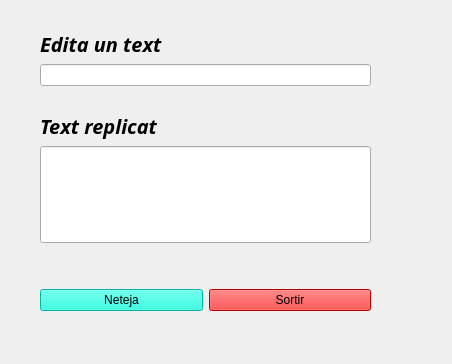
<?xml version="1.0" encoding="UTF-8"?>
<ui version="4.0">
 <class>EcoDeText</class>
 <widget class="QWidget" name="EcoDeText">
  <property name="geometry">
   <rect>
    <x>0</x>
    <y>0</y>
    <width>452</width>
    <height>364</height>
   </rect>
  </property>
  <property name="windowTitle">
   <string>EcoDeText</string>
  </property>
  <widget class="QWidget" name="verticalLayoutWidget">
   <property name="geometry">
    <rect>
     <x>40</x>
     <y>30</y>
     <width>331</width>
     <height>281</height>
    </rect>
   </property>
   <layout class="QVBoxLayout" name="verticalLayout">
    <item>
     <widget class="QLabel" name="label_2">
      <property name="font">
       <font>
        <family>Likhan</family>
        <pointsize>15</pointsize>
        <weight>75</weight>
        <italic>true</italic>
        <bold>true</bold>
       </font>
      </property>
      <property name="text">
       <string>Edita un text</string>
      </property>
     </widget>
    </item>
    <item>
     <widget class="QLineEdit" name="lineEdit"/>
    </item>
    <item>
     <spacer name="horizontalSpacer">
      <property name="orientation">
       <enum>Qt::Horizontal</enum>
      </property>
      <property name="sizeHint" stdset="0">
       <size>
        <width>40</width>
        <height>20</height>
       </size>
      </property>
     </spacer>
    </item>
    <item>
     <widget class="QLabel" name="label">
      <property name="font">
       <font>
        <family>Likhan</family>
        <pointsize>15</pointsize>
        <weight>75</weight>
        <italic>true</italic>
        <bold>true</bold>
       </font>
      </property>
      <property name="text">
       <string>Text replicat</string>
      </property>
     </widget>
    </item>
    <item>
     <widget class="QLineEdit" name="lineEdit_2">
      <property name="sizePolicy">
       <sizepolicy hsizetype="Expanding" vsizetype="Expanding">
        <horstretch>0</horstretch>
        <verstretch>0</verstretch>
       </sizepolicy>
      </property>
      <property name="font">
       <font>
        <stylestrategy>PreferDefault</stylestrategy>
       </font>
      </property>
     </widget>
    </item>
    <item>
     <spacer name="horizontalSpacer_3">
      <property name="orientation">
       <enum>Qt::Horizontal</enum>
      </property>
      <property name="sizeHint" stdset="0">
       <size>
        <width>40</width>
        <height>20</height>
       </size>
      </property>
     </spacer>
    </item>
    <item>
     <spacer name="horizontalSpacer_2">
      <property name="orientation">
       <enum>Qt::Horizontal</enum>
      </property>
      <property name="sizeHint" stdset="0">
       <size>
        <width>40</width>
        <height>20</height>
       </size>
      </property>
     </spacer>
    </item>
    <item>
     <layout class="QHBoxLayout" name="horizontalLayout">
      <item>
       <widget class="QPushButton" name="pushButton_2">
        <property name="styleSheet">
         <string notr="true">background-color: rgb(3, 255, 225);</string>
        </property>
        <property name="text">
         <string>Neteja</string>
        </property>
       </widget>
      </item>
      <item>
       <layout class="QHBoxLayout" name="horizontalLayout_2"/>
      </item>
      <item>
       <widget class="QPushButton" name="pushButton">
        <property name="styleSheet">
         <string notr="true">background-color: red;</string>
        </property>
        <property name="text">
         <string>Sortir</string>
        </property>
       </widget>
      </item>
     </layout>
    </item>
   </layout>
  </widget>
 </widget>
 <resources/>
 <connections>
  <connection>
   <sender>pushButton_2</sender>
   <signal>clicked()</signal>
   <receiver>lineEdit</receiver>
   <slot>clear()</slot>
   <hints>
    <hint type="sourcelabel">
     <x>83</x>
     <y>295</y>
    </hint>
    <hint type="destinationlabel">
     <x>76</x>
     <y>70</y>
    </hint>
   </hints>
  </connection>
  <connection>
   <sender>pushButton</sender>
   <signal>clicked()</signal>
   <receiver>EcoDeText</receiver>
   <slot>close()</slot>
   <hints>
    <hint type="sourcelabel">
     <x>325</x>
     <y>295</y>
    </hint>
    <hint type="destinationlabel">
     <x>329</x>
     <y>395</y>
    </hint>
   </hints>
  </connection>
  <connection>
   <sender>lineEdit</sender>
   <signal>textEdited(QString)</signal>
   <receiver>lineEdit_2</receiver>
   <slot>setText(QString)</slot>
   <hints>
    <hint type="sourcelabel">
     <x>136</x>
     <y>67</y>
    </hint>
    <hint type="destinationlabel">
     <x>160</x>
     <y>184</y>
    </hint>
   </hints>
  </connection>
  <connection>
   <sender>pushButton_2</sender>
   <signal>clicked()</signal>
   <receiver>lineEdit_2</receiver>
   <slot>clear()</slot>
   <hints>
    <hint type="sourcelabel">
     <x>117</x>
     <y>297</y>
    </hint>
    <hint type="destinationlabel">
     <x>100</x>
     <y>181</y>
    </hint>
   </hints>
  </connection>
 </connections>
</ui>
